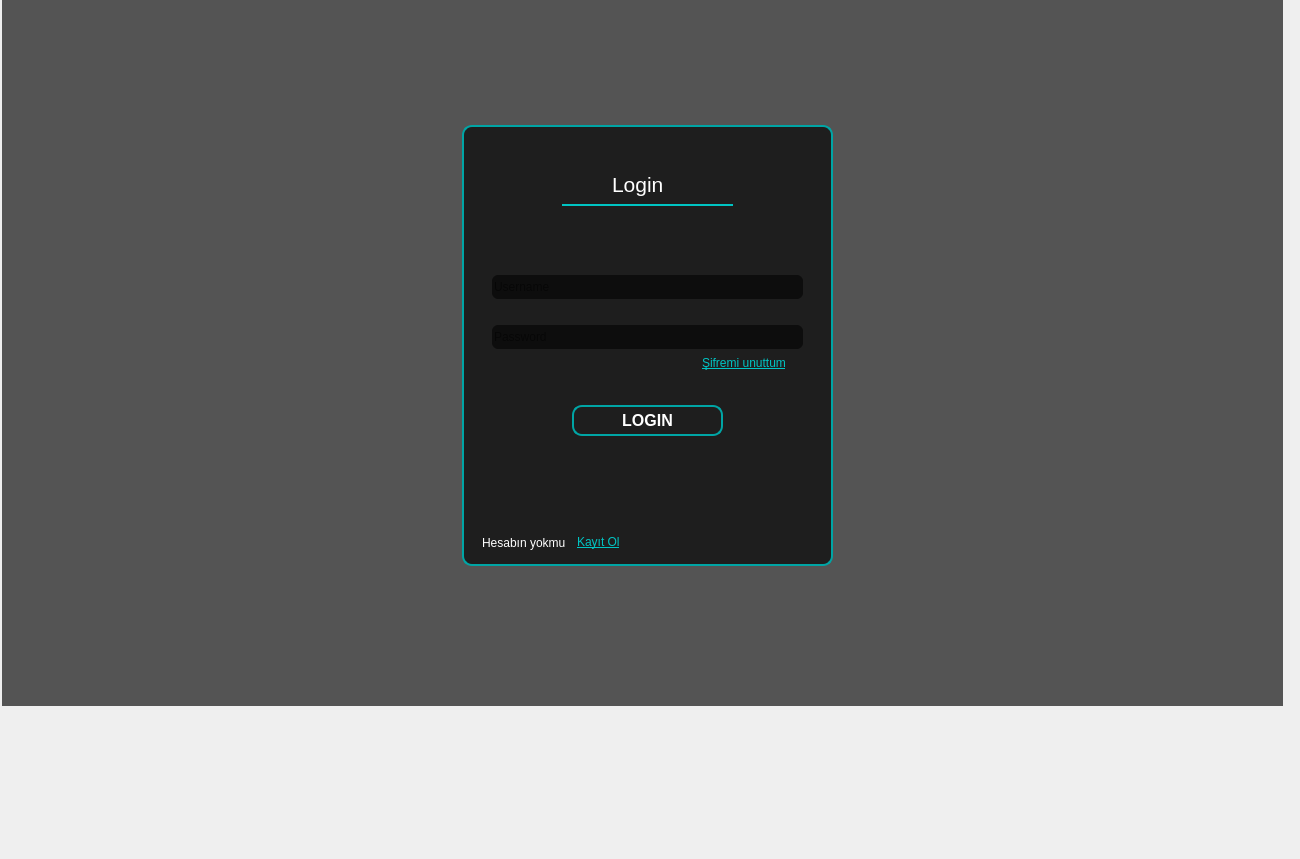
    <widget class="QWidget" name="login_tab">
     <attribute name="title">
      <string>Login</string>
     </attribute>
     <widget class="QLabel" name="login_bg_2">
      <property name="geometry">
       <rect>
        <x>0</x>
        <y>0</y>
        <width>1291</width>
        <height>850</height>
       </rect>
      </property>
      <property name="text">
       <string/>
      </property>
      <property name="pixmap">
       <pixmap resource="darkstyle.qrc">:/darkstyle/login_bg_two.jpg</pixmap>
      </property>
      <property name="scaledContents">
       <bool>true</bool>
      </property>
     </widget>
     <widget class="QWidget" name="login_bg_karartma_2" native="true">
      <property name="geometry">
       <rect>
        <x>2</x>
        <y>-25</y>
        <width>1281</width>
        <height>731</height>
       </rect>
      </property>
      <property name="styleSheet">
       <string notr="true">background-color: rgba(0, 0, 0, 165);</string>
      </property>
      <widget class="QWidget" name="widget" native="true">
       <property name="geometry">
        <rect>
         <x>460</x>
         <y>150</y>
         <width>371</width>
         <height>441</height>
        </rect>
       </property>
       <property name="styleSheet">
        <string notr="true">border:2px solid rgb(0, 165, 165);

border-radius:10px;</string>
       </property>
       <widget class="QLabel" name="login_text">
        <property name="geometry">
         <rect>
          <x>100</x>
          <y>40</y>
          <width>171</width>
          <height>41</height>
         </rect>
        </property>
        <property name="font">
         <font>
          <pointsize>16</pointsize>
          <bold>false</bold>
         </font>
        </property>
        <property name="styleSheet">
         <string notr="true">border-bottom:2px solid #00c4c3;
color: rgb(255, 255, 255);
border-top:none;
border-right:none;
border-left:none;
border-radius:none;
background-color: rgba(255, 255, 255, 0);</string>
        </property>
        <property name="text">
         <string>Login</string>
        </property>
        <property name="wordWrap">
         <bool>false</bool>
        </property>
        <property name="margin">
         <number>2</number>
        </property>
        <property name="indent">
         <number>50</number>
        </property>
       </widget>
       <widget class="QLineEdit" name="username">
        <property name="geometry">
         <rect>
          <x>30</x>
          <y>150</y>
          <width>311</width>
          <height>24</height>
         </rect>
        </property>
        <property name="font">
         <font>
          <bold>false</bold>
         </font>
        </property>
        <property name="styleSheet">
         <string notr="true">QLineEdit{
background-color: rgb(13, 13, 13);
border:none;
border-radius:6px;
}
QLineEdit::hover{
border:1px solid #00c4c3;
}</string>
        </property>
        <property name="placeholderText">
         <string>Username</string>
        </property>
       </widget>
       <widget class="QLineEdit" name="password">
        <property name="geometry">
         <rect>
          <x>30</x>
          <y>200</y>
          <width>311</width>
          <height>24</height>
         </rect>
        </property>
        <property name="font">
         <font>
          <bold>false</bold>
         </font>
        </property>
        <property name="styleSheet">
         <string notr="true">QLineEdit{
background-color: rgb(13, 13, 13);
border:none;
border-radius:6px;
}
QLineEdit::hover{
border:1px solid #00c4c3;
}</string>
        </property>
        <property name="echoMode">
         <enum>QLineEdit::Password</enum>
        </property>
        <property name="placeholderText">
         <string>Password</string>
        </property>
       </widget>
       <widget class="QLabel" name="hesabinyokmu">
        <property name="geometry">
         <rect>
          <x>20</x>
          <y>410</y>
          <width>91</width>
          <height>16</height>
         </rect>
        </property>
        <property name="font">
         <font>
          <bold>false</bold>
         </font>
        </property>
        <property name="styleSheet">
         <string notr="true">border:none;
color: rgb(255, 255, 255);
background-color: rgba(255, 255, 255, 0);</string>
        </property>
        <property name="text">
         <string>&lt;html&gt;&lt;head/&gt;&lt;body&gt;&lt;p&gt;Hesabın yokmu&lt;/p&gt;&lt;/body&gt;&lt;/html&gt;</string>
        </property>
        <property name="textFormat">
         <enum>Qt::AutoText</enum>
        </property>
        <property name="wordWrap">
         <bool>false</bool>
        </property>
       </widget>
       <widget class="QLabel" name="kayitol">
        <property name="geometry">
         <rect>
          <x>115</x>
          <y>409</y>
          <width>49</width>
          <height>16</height>
         </rect>
        </property>
        <property name="font">
         <font>
          <bold>false</bold>
          <underline>true</underline>
         </font>
        </property>
        <property name="styleSheet">
         <string notr="true">border:none;
color: #00c4c3;
background-color: rgba(255, 255, 255, 0);</string>
        </property>
        <property name="text">
         <string>Kayıt Ol</string>
        </property>
        <property name="openExternalLinks">
         <bool>false</bool>
        </property>
       </widget>
       <widget class="QPushButton" name="login">
        <property name="geometry">
         <rect>
          <x>110</x>
          <y>280</y>
          <width>151</width>
          <height>31</height>
         </rect>
        </property>
        <property name="font">
         <font>
          <pointsize>12</pointsize>
          <bold>true</bold>
         </font>
        </property>
        <property name="styleSheet">
         <string notr="true">QPushButton{
border:none;
color: rgb(255, 255, 255);
border:2px solid rgb(0, 165, 165);
	background-color: rgba(255, 255, 255, 0);
border-radius:10px;
}
QPushButton::hover{

background-color: rgb(0, 165, 165);
}
</string>
        </property>
        <property name="text">
         <string>LOGIN</string>
        </property>
        <property name="autoRepeat">
         <bool>false</bool>
        </property>
        <property name="autoExclusive">
         <bool>false</bool>
        </property>
        <property name="flat">
         <bool>false</bool>
        </property>
       </widget>
       <widget class="QLabel" name="sifremiunuttum">
        <property name="geometry">
         <rect>
          <x>240</x>
          <y>230</y>
          <width>101</width>
          <height>16</height>
         </rect>
        </property>
        <property name="font">
         <font>
          <pointsize>9</pointsize>
          <bold>false</bold>
          <underline>true</underline>
         </font>
        </property>
        <property name="styleSheet">
         <string notr="true">border:none;
color: #00c4c3;
background-color: rgba(255, 255, 255, 0);</string>
        </property>
        <property name="text">
         <string>Şifremi unuttum</string>
        </property>
       </widget>
      </widget>
     </widget>
    </widget>
